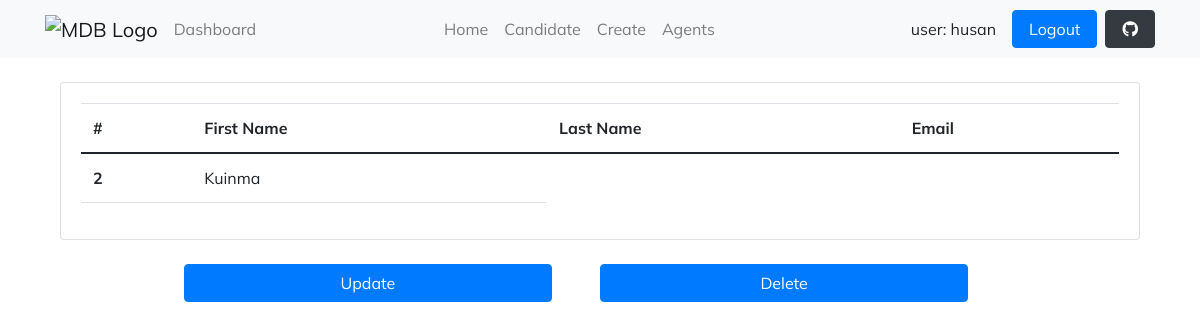
The app's page /agents/2/ (signed in) with its own data.
### base_app/models.py (models this page shows, shortened)
class User(AbstractUser):
    is_organiser = models.BooleanField(default=True)
    is_agent = models.BooleanField(default=False)

class Agent(models.Model):
    user = models.OneToOneField(User, on_delete=models.CASCADE)
    organiser = models.ForeignKey(UserProfile, on_delete=models.CASCADE)

### agents/views.py (the view)
# urls.py: path('<int:pk>/', AgentDetailView.as_view(), name='agent-details'),
class AgentDetailView(OrganiserAndLoginRequiredMixin, generic.DetailView):
    template_name = 'agents/agents_detail.html'
    context_object_name = 'agent'
    def get_queryset(self):
        organiser = self.request.user.userprofile
        return Agent.objects.filter(organiser=organiser)

### agents/mixins.py (called while the page is built)
    def dispatch(self, request, *args, **kwargs):
        if not request.user.is_authenticated or not request.user.is_organiser:
            return redirect('login')
        return super().dispatch(request, *args, **kwargs)

### agents/templates/agents/agents_detail.html (shortened to what this page needs)
{% extends 'layouts/base.html' %}
{% block content %}
    <main class="hm-gradient">
      <div class="container mt-4">
        <div class="card mb-4">
          <div class="card-body">
            <table class="table table-hover">
              <thead class="mdb-color darken-3">
                <tr>
                  <th>#</th>
                  <th>First Name</th>
                  <th>Last Name</th>
                  <th>Email</th>
                </tr>
              </thead>
              <tbody>
                <tr>
                  <th scope="row">{{ agent.id }}</th>
                  <td>{{ agent.user.username }}</td>
                </tr>
              </tbody>
            </table>
          </div>
        </div>
      </div>
      <div class="d-flex justify-content-between w-75 mx-auto">
        <a class="btn btn-primary w-50" href="{% url 'agents:agent-update' agent.pk %}">Update</a>
        <a class="btn btn-primary w-50 mx-5" href="{% url 'agents:agent-delete' agent.pk %}">Delete</a>
      </div>
    </main>
{% endblock content %}

### templates/layouts/navbar.html (shortened to what this page needs)
<nav class="navbar navbar-expand-lg navbar-light bg-light navlar">
    <div class="container">
      <a class="navbar-brand me-2" href="https://mdbgo.com/">
        <img
          src="https://mdbcdn.b-cdn.net/img/logo/mdb-transaprent-noshadows.webp"
          height="16"
          alt="MDB Logo"
          loading="lazy"
          style="margin-top: -1px;"
        />
      </a>
      <div class="collapse navbar-collapse" id="navbarButtonsExample">
        <ul class="navbar-nav me-auto mb-2 mb-lg-0">
          <li class="nav-item">
            <a class="nav-link" href="/">Dashboard</a>
          </li>
        </ul>
        <ul class="navbar-nav me-auto mb-2 mb-lg-0">
          <li class="nav-item">
            <a class="nav-link" href="{% url 'home' %}">Home</a>
          </li>
          <li class="nav-item">
            <a class="nav-link" href="{% url 'candidate:candidate' %}">Candidate</a>
          </li>
          {% if request.user.is_organiser %}
          <li class="nav-item">
            <a class="nav-link" href="{% url 'candidate:create' %}">Create</a>
          </li>
          <li class="nav-item">
            <a class="nav-link" href="{% url 'agents:agent-list' %}">Agents</a>
          </li>
          {% endif %}
        </ul>
        <div class="d-flex align-items-center">
          {% if request.user.is_authenticated %}
          <div class="mx-3"> user: {{ request.user.username }}</div>
          <a href="/logout/" class="btn btn-primary px-3 me-2">
            Logout
          </a>
          {% else %}
          <a href="/login/" class="btn btn-primary px-3 me-2">
            Login
          </a>
          {% endif %}
          <a
            class="btn btn-dark px-3"
            href="https://github.com/mdbootstrap/mdb-ui-kit"
            role="button"
            ><i class="fab fa-github"></i
          ></a>
        </div>
      </div>
    </div>
  </nav>

### records on screen
User: user.username "husan"
Agent: id "2", user.username "Kuinma"
